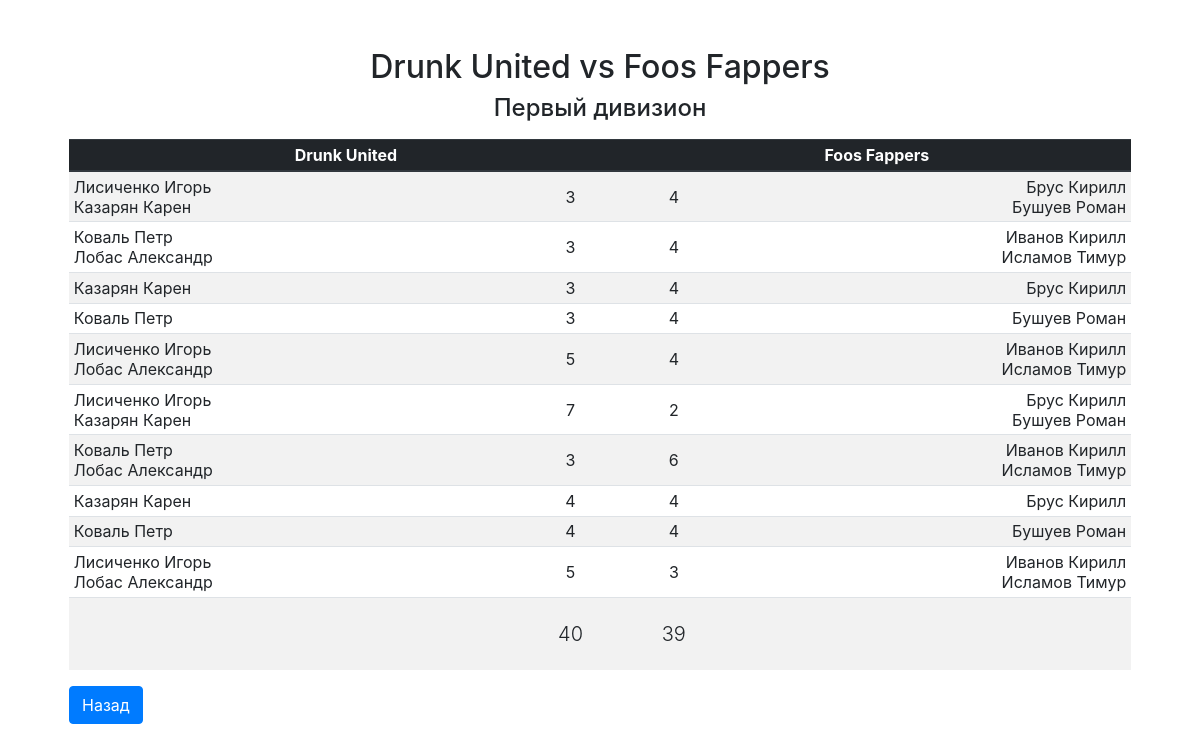
Before: /match.php?id=59 with the older database file.
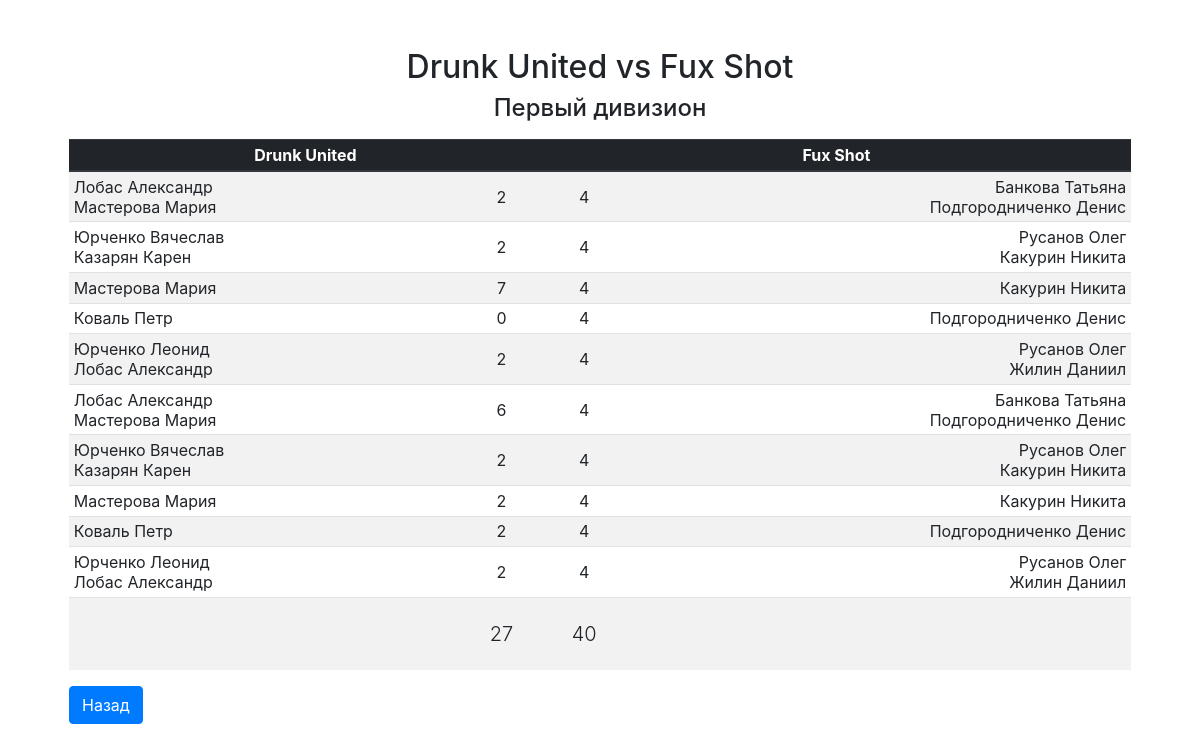
After: the same page with the newer database file.
### tables this page shows
CREATE TABLE games (game_id integer primary key, match_id references matches(match_id), player_id11 references players(player_id), player_id12 references players(player_id), player_id21 references players(player_id), player_id22 references players(player_id), score1 integer, score2 integer);

CREATE TABLE players (player_id integer primary key autoincrement, first_name text, second_name text);

CREATE TABLE matches (match_id integer primary key autoincrement, season_id references seasons(season_id), tournament_id references tournaments(tournament_id), team_id1 references teams(team_id), team_id2 references teams(team_id), sets_won1 integer, sets_won2 integer, points_1 integer, points_2 integer);

### inc/functions.php (called while the page is built, shortened)
<?php
function find_player_name_by_id($player_id, $players_query) {
	foreach ($players_query as $player)
		if ($player['id'] == $player_id)
			return ($player['second_name'] . " " . $player['first_name']);
}

### match.php (the view, shortened to what this page needs)
<?php
	require_once __DIR__ . "/inc/bootstrap.php";
	require_once __DIR__ . "/inc/layout/head.php";
	$match_id = $_GET['id'];
	$sth = $db->prepare("select
			m.match_id as match_id,
			m.season_id as season_id,
			m.tournament_id as tournament_id,
			ht.team_name_long as home_team,
			at.team_name_long as away_team,
			m.sets_won1 as home_score,
			m.sets_won2 as away_score
			from matches as m
			inner join teams as ht on ht.team_id = m.team_id1
			inner join teams as at on at.team_id = m.team_id2
			where match_id = ?");
	$sth->execute(array($match_id));
	$match = $sth->fetch();
	$sth = $db->prepare("select * from games where match_id = :id");
	$sth->bindValue(":id", $match_id, PDO::PARAM_INT);
	$sth->execute();
	$games = $sth->fetchAll();
	$sth = $db->prepare("select id, first_name, second_name from rosters inner join players on rosters.player_id = players.player_id");
	$sth->execute();
	$players = $sth->fetchAll();
?>
<body class="pt-5">
<main role="main" class="container">
  	<div class="starter-template pt-0">
  		<?php if (!sizeof($games)): ?>
	    	<h2>Матч не найден</h2>
  			<p>К сожалению, матч не найден. Пожалуйста, вернитесь на главную страницу.</p>
  		<?php else: ?>
    	<h2><?php echo $match['home_team'] . " vs " . $match['away_team']; ?></h2>
    	<h4><?php echo $match['tournament_id'] == 1 ? "Первый дивизион" : "Второй дивизион"; ?></h4>
    	<table class="table table-striped table-sm mt-3" id="match">
    		<thead class="thead-dark">
    			<th colspan="2"><?php echo $match['home_team'] ?></th>
    			<th colspan="2"><?php echo $match['away_team']; ?></th>
    		</thead>
    		<tbody>
    			<?php if (sizeof($games)): ?>
    				<?php foreach ($games as $game): ?>
    					<tr>
					   		<td class="text-left">
					   			<?php
					   				echo find_player_name_by_id($game['player_id11'], $players);
					   				if ($game['player_id12'])
					   					echo "<br>" . find_player_name_by_id($game['player_id12'], $players);
				   				?>
				   			</td>
					   		<td>
					   			<?php echo $game['score1']; ?>
					   		</td>
					   		<td>
					   			<?php echo $game['score2']; ?>
					   		</td>
					   		<td class="text-right">
					   			<?php
					   				echo find_player_name_by_id($game['player_id21'], $players);
					   				if ($game['player_id22'])
					   					echo "<br>" . find_player_name_by_id($game['player_id22'], $players);
				   				?>
					   		</td>
    					</tr>
    				<?php endforeach; ?>
    			<?php endif; ?>
			   	<tr>
			   		<td></td>
			   		<td class="py-4">
						<output id="t1score" class="lead"><?php echo $match['home_score']; ?></output>
					</td>
			   		<td class="py-4">
			   			<output id="t2score" class="lead"><?php echo $match['away_score']; ?></output>
			   		</td>
			   		<td></td>
			   	</tr>
    		</tbody>
    	</table>
	    <?php endif; ?>
    	<div class="text-left">
			<a href="/" class="btn btn-primary">Назад</a>
		</div>
  	</div>
</main>
</body>
</html>

### inc/layout/head.php (shortened to what this page needs)
<html lang="ru">
<head>
	<?php require_once "styles.php" ?>
</head>

### inc/layout/styles.php (shortened to what this page needs)
<link rel="stylesheet" href="inc/libs/bootstrap/css/bootstrap.min.css">
<link rel="stylesheet" href="https://use.fontawesome.com/releases/v5.7.2/css/all.css">
<link rel="stylesheet" href="inc/libs/jquery-ui/jquery-ui.min.css">
<link rel="stylesheet" href="inc/css/custom.css?v=5">

### inc/css/custom.css (style rules this page uses)
body { padding-top: 0; }
.starter-template { position: relative; padding: 3rem 1.5rem; text-align: center; }
.table td, .table th { text-align: center; vertical-align: middle; font-size: 12px; }
@media (min-width: 576px) { .table td, .table th { font-size: 1rem; } }

Changed rows visible on the page:
changed games (number 1 of 10 on the later page): player_id11.first_name "Лисиченко Игорь" → "Лобас Александр"; player_id12.first_name "Казарян Карен" → "Мастерова Мария"; score1 "3" → "2"; player_id21.first_name "Брус Кирилл" → "Банкова Татьяна"; player_id22.first_name "Бушуев Роман" → "Подгородниченко Денис"
changed games (number 2 of 10 on the later page): player_id11.first_name "Коваль Петр" → "Юрченко Вячеслав"; player_id12.first_name "Лобас Александр" → "Казарян Карен"; score1 "3" → "2"; player_id21.first_name "Иванов Кирилл" → "Русанов Олег"; player_id22.first_name "Исламов Тимур" → "Какурин Никита"
changed games (number 3 of 10 on the later page): player_id11.first_name "Казарян Карен" → "Мастерова Мария"; score1 "3" → "7"; player_id21.first_name "Брус Кирилл" → "Какурин Никита"
changed games (number 4 of 10 on the later page): score1 "3" → "0"; player_id21.first_name "Бушуев Роман" → "Подгородниченко Денис"
changed games (number 5 of 10 on the later page): player_id11.first_name "Лисиченко Игорь" → "Юрченко Леонид"; score1 "5" → "2"; player_id21.first_name "Иванов Кирилл" → "Русанов Олег"; player_id22.first_name "Исламов Тимур" → "Жилин Даниил"
changed games (number 6 of 10 on the later page): player_id11.first_name "Лисиченко Игорь" → "Лобас Александр"; player_id12.first_name "Казарян Карен" → "Мастерова Мария"; score1 "7" → "6"; score2 "2" → "4"; player_id21.first_name "Брус Кирилл" → "Банкова Татьяна"; player_id22.first_name "Бушуев Роман" → "Подгородниченко Денис"
changed games (number 7 of 10 on the later page): player_id11.first_name "Коваль Петр" → "Юрченко Вячеслав"; player_id12.first_name "Лобас Александр" → "Казарян Карен"; score1 "3" → "2"; score2 "6" → "4"; player_id21.first_name "Иванов Кирилл" → "Русанов Олег"; player_id22.first_name "Исламов Тимур" → "Какурин Никита"
changed games (number 8 of 10 on the later page): player_id11.first_name "Казарян Карен" → "Мастерова Мария"; score1 "4" → "2"; player_id21.first_name "Брус Кирилл" → "Какурин Никита"
changed games (number 9 of 10 on the later page): score1 "4" → "2"; player_id21.first_name "Бушуев Роман" → "Подгородниченко Денис"
changed games (number 10 of 10 on the later page): player_id11.first_name "Лисиченко Игорь" → "Юрченко Леонид"; score1 "5" → "2"; score2 "3" → "4"; player_id21.first_name "Иванов Кирилл" → "Русанов Олег"; player_id22.first_name "Исламов Тимур" → "Жилин Даниил"
changed matches: sets_won1 "40" → "27"; sets_won2 "39" → "40"
Other visible differences:
$match['away_team']: "Foos Fappers" → "Fux Shot"
